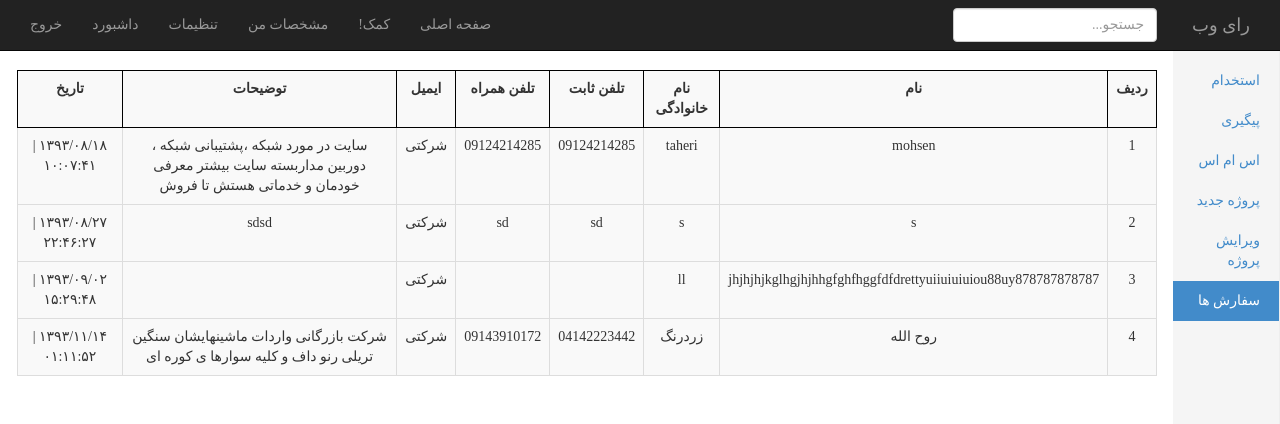
Page /admin/index.php?page=order (signed in) on the committed database.
### tables this page shows
CREATE TABLE IF NOT EXISTS `order` (
`id` int(11) NOT NULL,
  `first_name` varchar(250) NOT NULL,
  `last_name` varchar(250) NOT NULL,
  `phone` varchar(250) NOT NULL,
  `mobile` varchar(250) NOT NULL,
  `email` varchar(250) NOT NULL,
  `site_type` varchar(250) NOT NULL,
  `site_description` varchar(250) NOT NULL,
  `date` bigint(20) NOT NULL
);

### admin/core/jdf.php (called while the page is built, shortened)
<?php
function jdate($format,$timestamp='',$none='',$time_zone='Asia/Tehran',$tr_num='fa'){
 $T_sec=0;
 $ts=$T_sec+(($timestamp=='' or $timestamp=='now')?time():tr_num($timestamp));
 $date=explode('_',date('H_i_j_n_O_P_s_w_Y',$ts));
 list($j_y,$j_m,$j_d)=gregorian_to_jalali($date[8],$date[3],$date[2]);
 $sl=strlen($format);
 $out='';
 for($i=0; $i<$sl; $i++){
  $sub=substr($format,$i,1);
  switch($sub){
	case'd':
	$out.=($j_d<10)?'0'.$j_d:$j_d;
	break;
	case'H':
	$out.=$date[0];
	break;
	case'i':
	$out.=$date[1];
	break;
	case'm':
	$out.=($j_m>9)?$j_m:'0'.$j_m;
	break;
	case's':
	$out.=$date[6];
	break;
	case'Y':
	$out.=$j_y;
	break;
	default:$out.=$sub;
  }
 }
 return($tr_num!='en')?tr_num($out,'fa','.'):$out;
}
function tr_num($str,$mod='en',$mf='٫'){
 $num_a=array('0','1','2','3','4','5','6','7','8','9','.');
 $key_a=array('۰','۱','۲','۳','۴','۵','۶','۷','۸','۹',$mf);
 return($mod=='fa')?str_replace($num_a,$key_a,$str):str_replace($key_a,$num_a,$str);
}
function gregorian_to_jalali($g_y,$g_m,$g_d,$mod=''){
	$g_y=tr_num($g_y); $g_m=tr_num($g_m); $g_d=tr_num($g_d);
 $d_4=$g_y%4;
 $g_a=array(0,0,31,59,90,120,151,181,212,243,273,304,334);
 $doy_g=$g_a[(int)$g_m]+$g_d;
 $d_33=(int)((($g_y-16)%132)*.0305);
 $a=($d_33==3 or $d_33<($d_4-1) or $d_4==0)?286:287;
 $b=(($d_33==1 or $d_33==2) and ($d_33==$d_4 or $d_4==1))?78:(($d_33==3 and $d_4==0)?80:79);
 if($doy_g>$b){
  $jy=$g_y-621; $doy_j=$doy_g-$b;
 }else{
  $jy=$g_y-622; $doy_j=$doy_g+$a;
 }
 if($doy_j<187){
  $jm=(int)(($doy_j-1)/31); $jd=$doy_j-(31*$jm++);
 }else{
  $jm=(int)(($doy_j-187)/30); $jd=$doy_j-186-($jm*30); $jm+=7;
 }
 return($mod=='')?array($jy,$jm,$jd):$jy.$mod.$jm.$mod.$jd;
}

### admin/include/order.php (the view)
<div class="container">
<table style="border:solid 1px #000; margin:auto;" dir="rtl" border="1" class="table table-striped table-hover table-bordered">
	<tr>
        <th>ردیف</th>
        <th>نام</th>
        <th>نام خانوادگی</th>
        <th>تلفن ثابت</th>
        <th>تلفن همراه</th>
        <th>ایمیل</th>
        <th>توضیحات</th>
        <th>تاریخ</th>
     </tr>
	<?php
		$show_query = "SELECT * FROM `order`";
		$show_result = mysqli_query($connection,$show_query);
			while ($show_row = $show_result->fetch_assoc()) {
			$datefa = jdate("Y/m/d | H:i:s",$show_row['date']);
      		echo "
			<form method='post' role='form'>
			<tr>
				<td>$show_row[id]</td>
				<td>$show_row[first_name]</td>
				<td>$show_row[last_name]</td>
				<td>$show_row[phone]</td>
				<td>$show_row[mobile]</td>
				<td>$show_row[site_type]</td>
				<td>$show_row[site_description]</td>
				<td>$datefa</td>
			</tr>
			</form>
			" ;
   		}
	?>
</table>
</div>

### admin/css/dashboard.css (style rules this page uses)
body { padding-top: 50px; direction:rtl; font-family:BYekan,tahoma; }
td { text-align:center; }
th { text-align:center; border: 1px solid #000 !important; }

### rows in the picture
order: id "1", first_name "mohsen", last_name "taheri", phone "09124214285", mobile "09124214285", site_type "شرکتی", site_description "سایت در مورد شبکه ،پشتیبانی شبکه ، دوربین مداربسته سایت بیشتر معرفی خودمان و خدماتی هستش تا فروش", date "۱۳۹۳/۰۸/۱۸ | ۱۰:۰۷:۴۱"
order: id "2", first_name "s", last_name "s", phone "sd", mobile "sd", site_type "شرکتی", site_description "sdsd", date "۱۳۹۳/۰۸/۲۷ | ۲۲:۴۶:۲۷"
order: id "3", first_name "jhjhjhjkglhgjhjhhgfghfhggfdfdrettyuiiuiuiuiou88uy878787878787", last_name "ll", site_type "شرکتی", date "۱۳۹۳/۰۹/۰۲ | ۱۵:۲۹:۴۸"
order: id "4", first_name "روح الله", last_name "زردرنگ", phone "04142223442", mobile "09143910172", site_type "شرکتی", site_description "شرکت بازرگانی واردات ماشینهایشان سنگین تریلی رنو داف و کلیه سوارها ی کوره ای", date "۱۳۹۳/۱۱/۱۴ | ۰۱:۱۱:۵۲"
